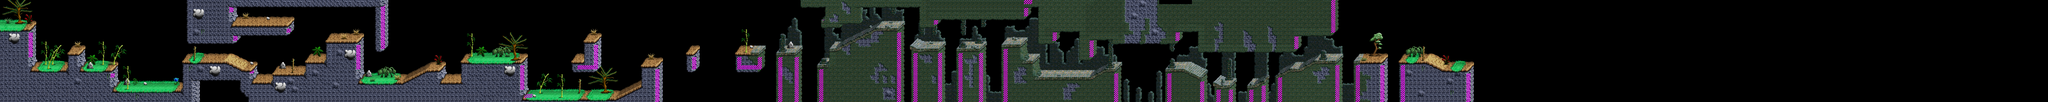

This game map was drawn from its Tiled (.tmx) file and the tilesets committed beside it. A one-line description and the trimmed map source follow:
An orthogonal 500x25 tile map with 32x32 px tiles, 9 tile layers (bg0, bg1, magic, terrain, ...) and 76 objects (15x zombie, 8x movingspike, 8x goldbar, 6x swingblade, 5x skull, ...).

<map version="1.0" orientation="orthogonal" width="500" height="25" tilewidth="32" tileheight="32">
 <properties>
  <property name="bg0" value="ocean" />
  <property name="bg0_sky" value="sky1" />
  <property name="bg1" value="clouds" />
  <property name="bg2" value="jungle" />
  <property name="music" value="jungle0a" />
 </properties>
 <tileset firstgid="1" name="terrain" tilewidth="32" tileheight="32">
  <image source="tileset0.png" width="1024" height="1024" />
 </tileset>
 <layer name="bg0" width="500" height="25" opacity="0.92">
  <data>[12500 cells, 3740 non-empty, 91 distinct tile ids]</data>
 </layer>
 <layer name="bg1" width="500" height="25">
  <data>[12500 cells, 87 non-empty, 30 distinct tile ids]</data>
 </layer>
 <layer name="magic" width="500" height="25">
  <data>[12500 cells, 603 non-empty, 46 distinct tile ids]</data>
 </layer>
 <layer name="terrain" width="500" height="25">
  <data>[12500 cells, 1778 non-empty, 193 distinct tile ids]</data>
 </layer>
 <layer name="mg0" width="500" height="25">
  <data>[12500 cells, 414 non-empty, 202 distinct tile ids]</data>
 </layer>
 <layer name="mg1" width="500" height="25">
  <data>[12500 cells, 88 non-empty, 55 distinct tile ids]</data>
 </layer>
 <layer name="fg0" width="500" height="25">
  <data>[12500 cells, 942 non-empty, 195 distinct tile ids]</data>
 </layer>
 <layer name="fg1" width="500" height="25">
  <data>[12500 cells, 114 non-empty, 29 distinct tile ids]</data>
 </layer>
 <layer name="fg2" width="500" height="25">
  <data>[12500 cells, 17 non-empty, 17 distinct tile ids]</data>
 </layer>
 <objectgroup name="objects_bak" width="500" height="25">
  <object name="movingspike" x="1983" y="576" width="64" height="64">
   <properties>
    <property name="fixed" value="1" />
   </properties>
  </object>
  <object name="goldbar" x="1952" y="96" width="32" height="32" />
  <object name="goldbar" x="1888" y="96" width="32" height="32" />
  <object name="goldbar" x="4608" y="224" width="32" height="32" />
  <object name="goldbar" x="4608" y="160" width="32" height="32" />
  <object name="bridge" x="4096" y="448" width="384" height="32">
   <properties>
    <property name="breakable" value="1" />
   </properties>
  </object>
  <object name="bridge" x="5440" y="384" width="320" height="32" />
  <object name="swingblade" x="7424" y="128" width="32" height="32">
   <properties>
    <property name="shadow" value="0" />
   </properties>
  </object>
  <object name="swingblade" x="7744" y="128" width="32" height="32">
   <properties>
    <property name="difficulty" value="1" />
    <property name="shadow" value="0" />
   </properties>
  </object>
  <object name="swingblade" x="9696" y="384" width="32" height="32">
   <properties>
    <property name="shadow" value="0" />
   </properties>
  </object>
  <object name="goldbar" x="8352" y="288" width="32" height="32" />
  <object name="flametower" x="9216" y="480" width="32" height="32">
   <properties>
    <property name="difficulty" value="1" />
    <property name="left" value="1" />
   </properties>
  </object>
  <object name="zombie" x="4064" y="416" width="32" height="32" />
  <object name="zombie" x="4320" y="416" width="32" height="32">
   <properties>
    <property name="level" value="difficulty" />
   </properties>
  </object>
  <object name="zombie" x="3360" y="480" width="32" height="32">
   <properties>
    <property name="level" value="difficulty" />
   </properties>
  </object>
  <object name="zombie" x="1696" y="416" width="32" height="32" />
  <object name="movingspike" x="3456" y="576" width="64" height="64">
   <properties>
    <property name="fixed" value="1" />
   </properties>
  </object>
  <object name="movingspike" x="8288" y="544" width="64" height="64">
   <properties>
    <property name="difficulty" value="2" />
    <property name="trap" value="1" />
   </properties>
  </object>
  <object name="movingspike" x="2048" y="576" width="64" height="64">
   <properties>
    <property name="fixed" value="1" />
   </properties>
  </object>
  <object name="movingspike" x="3520" y="576" width="64" height="64">
   <properties>
    <property name="fixed" value="1" />
   </properties>
  </object>
  <object name="monkey" x="3264" y="480" width="32" height="32">
   <properties>
    <property name="level" value="difficulty" />
   </properties>
  </object>
  <object name="zombie" x="4736" y="704" width="32" height="32">
   <properties>
    <property name="difficulty" value="1" />
    <property name="level" value="1" />
   </properties>
  </object>
  <object name="skull" x="4928" y="640" width="32" height="32">
   <properties>
    <property name="level" value="difficulty" />
   </properties>
  </object>
  <object name="zombie" x="6912" y="160" width="32" height="32" />
  <object name="zombie" x="6688" y="224" width="32" height="32" />
  <object name="zombie" x="768" y="480" width="32" height="32">
   <properties>
    <property name="level" value="difficulty" />
   </properties>
  </object>
  <object name="zombie" x="2336" y="512" width="32" height="32" />
  <object name="skull" x="4001" y="391" width="32" height="32" />
  <object name="bridge" x="10816" y="448" width="128" height="32">
   <properties>
    <property name="breakable" value="0" />
    <property name="maxdifficulty" value="1" />
   </properties>
  </object>
  <object name="swingblade" x="8608" y="288" width="32" height="32">
   <properties>
    <property name="shadow" value="0" />
   </properties>
  </object>
  <object name="zombie" x="2784" y="256" width="32" height="32" />
  <object name="exit" x="11360" y="480" width="32" height="32" />
  <object name="zombie" x="5824" y="352" width="32" height="32" />
  <object name="skull" x="5728" y="320" width="32" height="32" />
  <object name="goldbar" x="6528" y="96" width="32" height="32" />
  <object name="goldbar" x="8224" y="96" width="32" height="32" />
  <object name="swingblade" x="10208" y="256" width="32" height="32">
   <properties>
    <property name="shadow" value="0" />
   </properties>
  </object>
  <object name="zombie" x="10912" y="416" width="32" height="32">
   <properties>
    <property name="level" value="1" />
   </properties>
  </object>
  <object name="zombie" x="10432" y="416" width="32" height="32" />
  <object name="blocker" x="10464" y="416" width="32" height="32" />
  <object name="blocker" x="10560" y="416" width="32" height="32" />
  <object name="swingblade" x="6432" y="192" width="32" height="32">
   <properties>
    <property name="difficulty" value="1" />
    <property name="shadow" value="0" />
   </properties>
  </object>
  <object name="zombie" x="4288" y="704" width="32" height="32">
   <properties>
    <property name="difficulty" value="1" />
    <property name="level" value="1" />
   </properties>
  </object>
  <object name="cherrytree" x="1184" y="640" width="32" height="32">
   <properties>
    <property name="gives" value="doublejump" />
    <property name="treeid" value="doublejump" />
   </properties>
  </object>
  <object name="blocker" x="896" y="480" width="32" height="32" />
  <object name="arrow" x="224" y="160" width="32" height="32">
   <properties>
    <property name="angle" value="-42" />
   </properties>
  </object>
  <object name="zombie" x="2624" y="256" width="32" height="32">
   <properties>
    <property name="difficulty" value="1" />
    <property name="level" value="1" />
   </properties>
  </object>
  <object name="skull" x="3904" y="384" width="32" height="32">
   <properties>
    <property name="difficulty" value="1" />
   </properties>
  </object>
  </objectgroup>
 <objectgroup name="objects" width="500" height="25">
  <!-- 13 objects omitted --></objectgroup>
 <objectgroup name="enemies" width="500" height="25">
  <!-- 2 objects omitted --></objectgroup>
</map>
<!-- 28 of 76 objects omitted -->